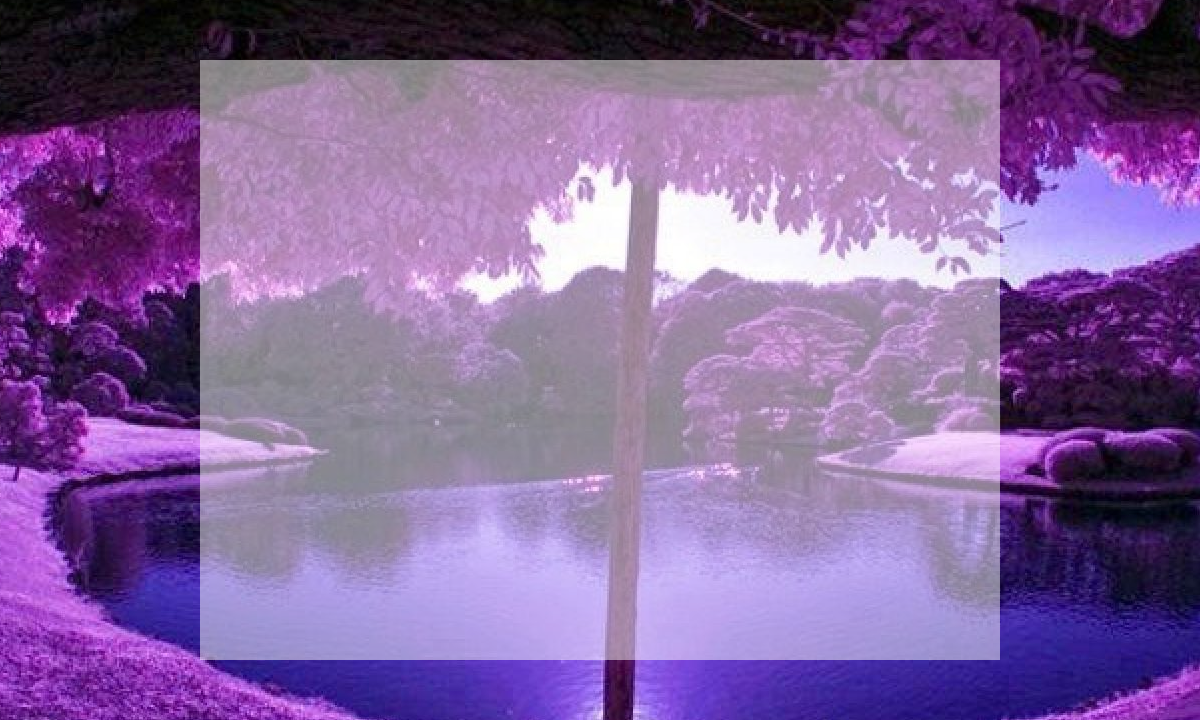
#> input picture anekdot/Frame 9 (1).png, 1200 x 720 px
$ python mem_generate.py
#> lines starting #> are read from the running program, lines starting #| are printed output that depends on the picture
import json
from PIL import Image, ImageDraw, ImageFont

image = Image.open("Frame 9 (1).png")
#> image is the input picture: PIL image 1200x720 RGBA; mean R, G, B, A 131.7, 100.6, 156, 255

font = ImageFont.truetype("arial.ttf", 25)
drawer = ImageDraw.Draw(image)
drawer.text((50, 100), "Hello World!\nПривет мир!", font=font, fill='black')

image.save('new_img.jpg')
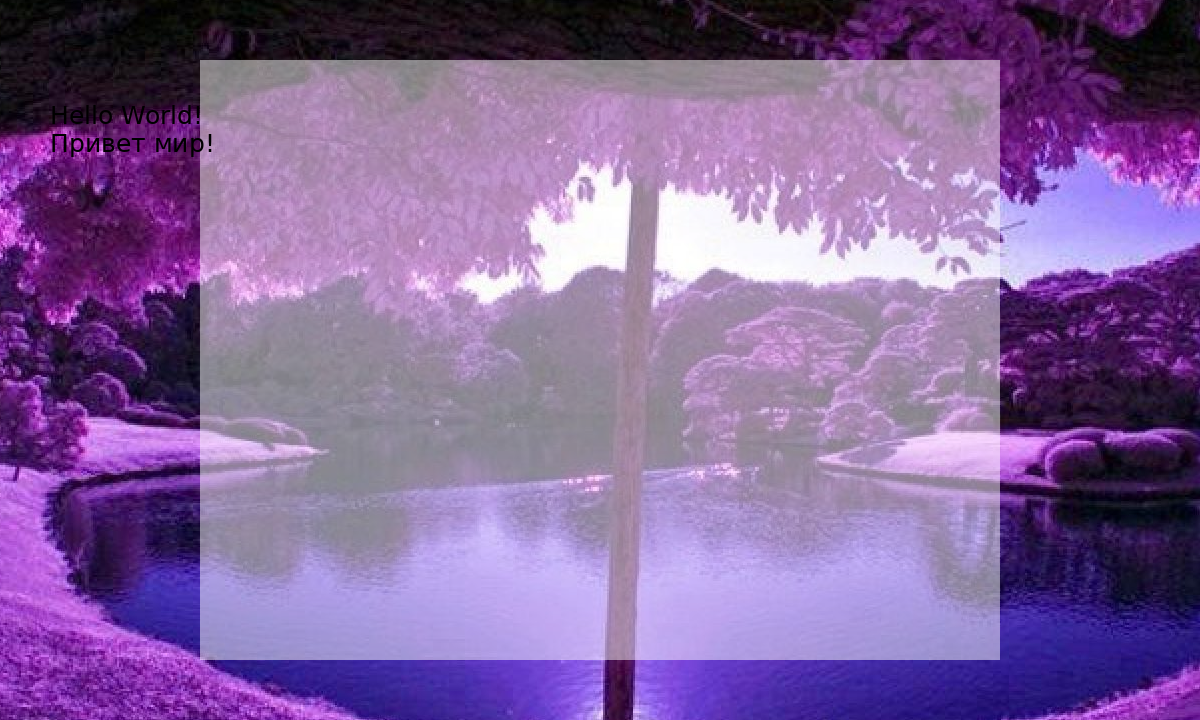
#> saved as new_img.jpg: PIL image 1200x720 RGBA; mean R, G, B, A 131.5, 100.6, 155.8, 255
image.show()

# [4 lines of commented-out code are left out]
